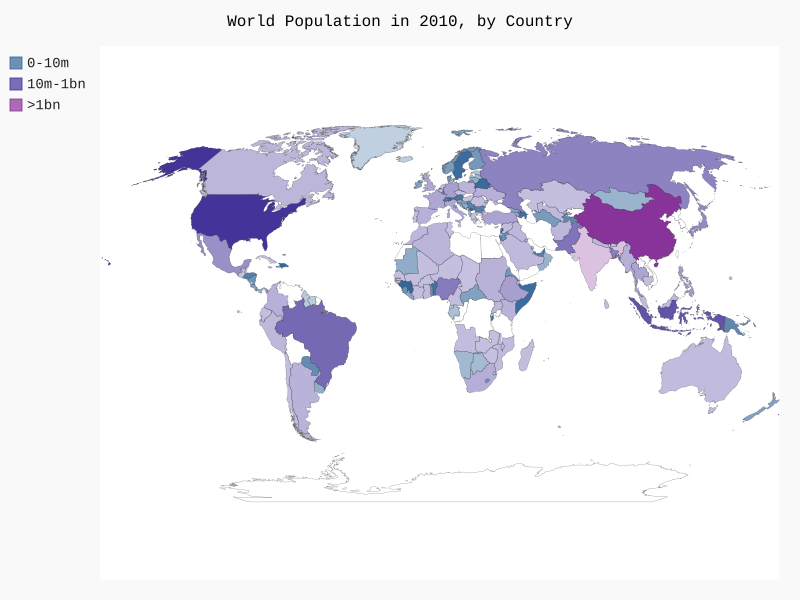

This figure's Python source:
import json
import pygal
from pygal.style import RotateStyle
from country_codes import get_country_code
# Load the data into a list.
filename = 'population_ data.json'
with open(filename) as f:
 pop_data = json.load(f)
# Build a dictionary of population data.
cc_populations = {}
for pop_dict in pop_data:
 if pop_dict['Year'] == '2010':
  country = pop_dict['Country Name']
  population = int(float(pop_dict['Value']))
  code = get_country_code(country)

  if code:
   cc_populations[code] = population

cc_pops_1, cc_pops_2, cc_pops_3 = {}, {}, {}
for cc, pop in cc_populations.items():
 if pop < 10000000:
  cc_pops_1[cc] = pop
 elif pop < 1000000000:
  cc_pops_2[cc] = pop
 else:
  cc_pops_3[cc] = pop

print(len(cc_pops_1), len(cc_pops_2), len(cc_pops_3))
      
##wm = pygal.maps.world.World()
wm_style = RotateStyle('#336699')
wm = pygal.maps.world.World(style=wm_style)
wm.title = 'World Population in 2010, by Country'
wm.add('0-10m', cc_pops_1)
wm.add('10m-1bn', cc_pops_2)
wm.add('>1bn', cc_pops_3)


wm.render_to_file('world_population.svg')
